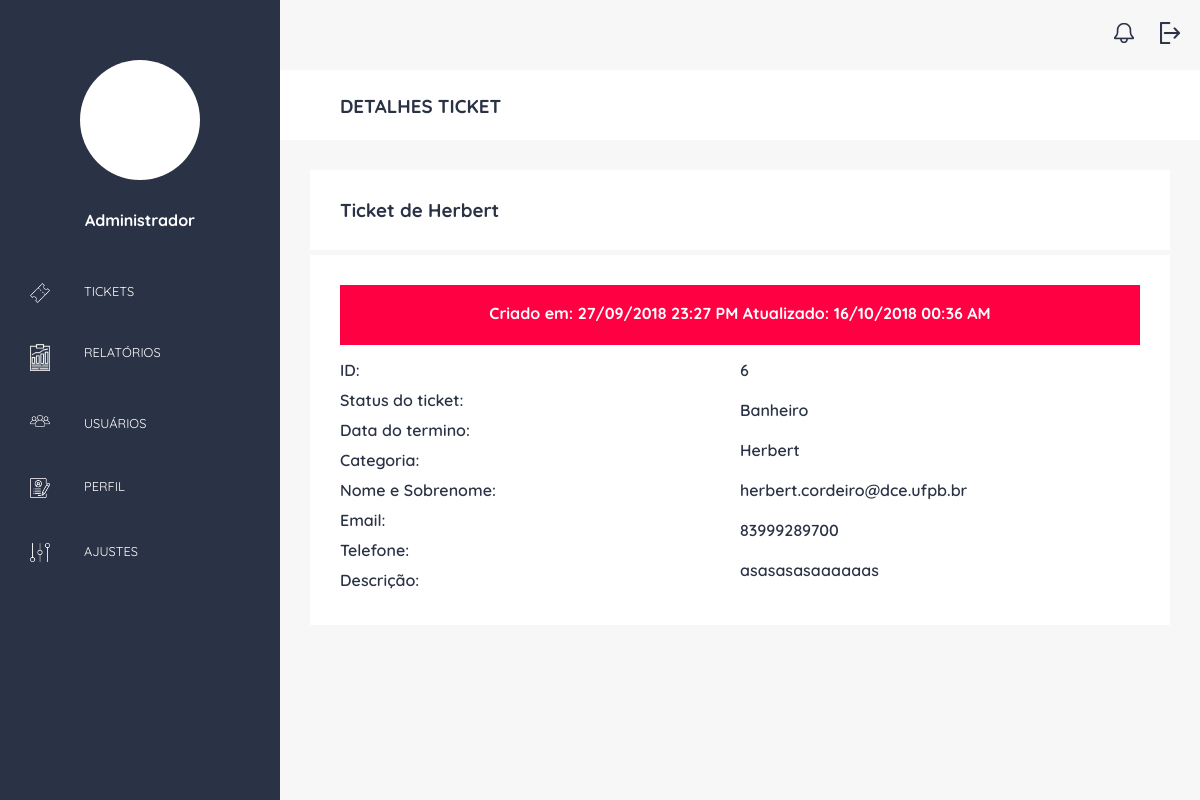
The page /adm/details/6 (signed in) on the database as committed earlier.
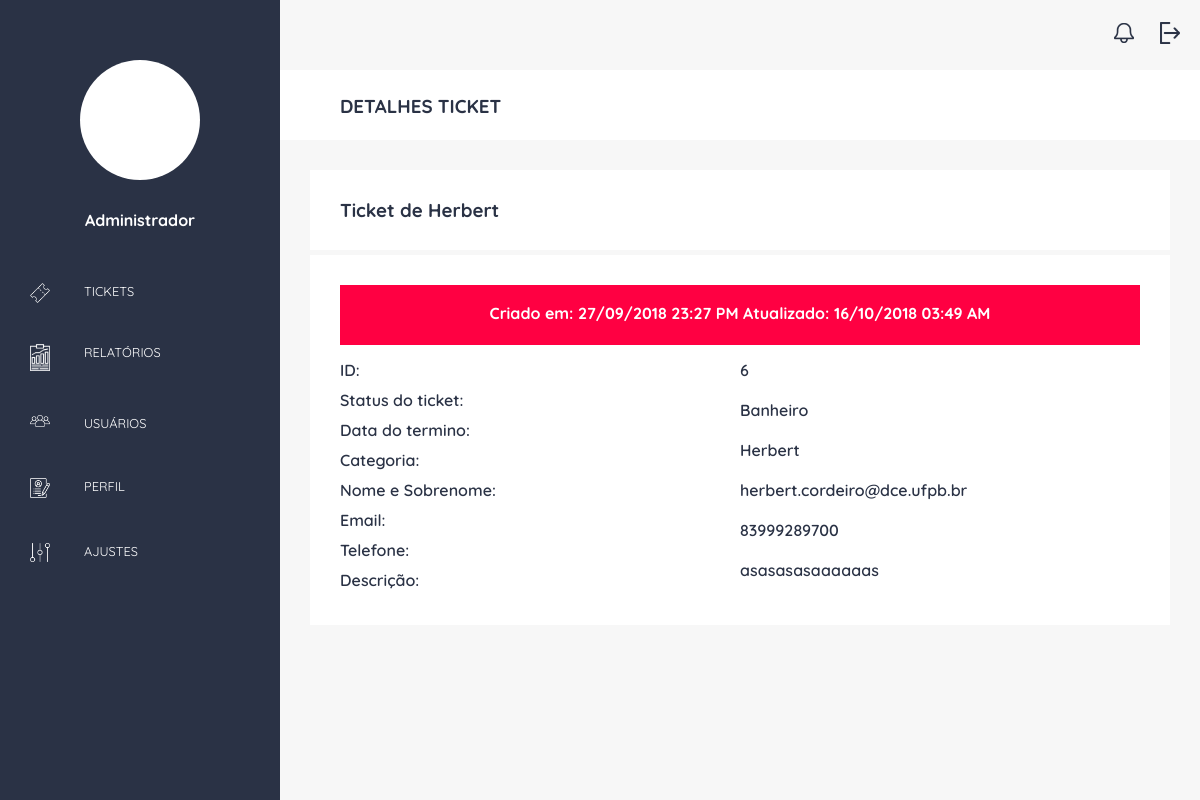
The same page on the database as committed later.
### ticket/models.py (models this page shows, shortened)
class Ticket(models.Model):
    STATUS = (
        ('1', 'NOVO'),
        ('2', 'ABERTO'),
        ('3', 'FECHADO')
    )
    status = models.CharField(max_length=1, null=True, choices=STATUS, default='1')
    data_criacao = models.DateTimeField(auto_now_add=True)
    modified = models.DateTimeField(auto_now=True)
    categoria = models.ForeignKey(Categoria, on_delete=models.SET_NULL, null=True)
    nome_completo = models.CharField(max_length=50)
    email = models.EmailField()
    telefone = models.CharField(max_length=14)
    anexo = models.FileField(upload_to='post_image', blank=True)
    descricao = models.TextField()
    user = models.ForeignKey(User, on_delete=models.SET_NULL, blank=True, null=True)

class Categoria(models.Model):
    nome=models.CharField(max_length=100)

### adminstrador/views.py (the view)
# urls.py: path('details/<int:id>', details, name='details'),
@login_required
def details(request, id):
    ticket = Ticket.objects.get(id = id)
    form = TicketForm(instance=ticket)
    return render(request, 'detailsticket.html', {'ticket': ticket, 'form': form})

### adminstrador/templates/detailsticket.html
{% extends 'basedashboard.html' %}
{% block titulo  %} DETALHES TICKET {% endblock %}
{% block main %}
<div class="container-details">
    <div class="content-details">
        <h3> Ticket de {{ticket.nome_completo}} </h3>
    </div>
</div>
<div class="container-listticket">
    <div class="content-listticket">
        <div class="content-date">
			<h4>
				Criado em: {{ ticket.data_criacao|date:"d/m/Y H:i A"  }}
				Atualizado: {{ticket.modified|date:"d/m/Y H:i A"  }}
			</h4>
        </div>
        <div class="ticket-details">
            <div class="details-list">
				<p>ID: </p>
				<p>Status do ticket: </p>
				<p>Data do termino: </p>
				<p>Categoria: </p>
				<p>Nome e Sobrenome: </p>
				<p>Email: </p>
				<p>Telefone: </p>
				<p>Descrição: </p>
			</div>
			<div class="details-atribute">
				<p>{{ticket.id}}</p>
				<p>{{ticket.categoria.nome}}</p>
				<p>{{ticket.nome_completo}}</p>
				<p>{{ticket.email}}</p>
				<p>{{ticket.telefone}}</p>
				<p>{{ticket.descricao}}</p>
            </div>
        </div>
    </div>
</div>
{% endblock %}

Rows that differ between the two databases and show on the page:
changed Ticket "Herbert": modified "16/10/2018 00:36 AM" → "16/10/2018 03:49 AM"
